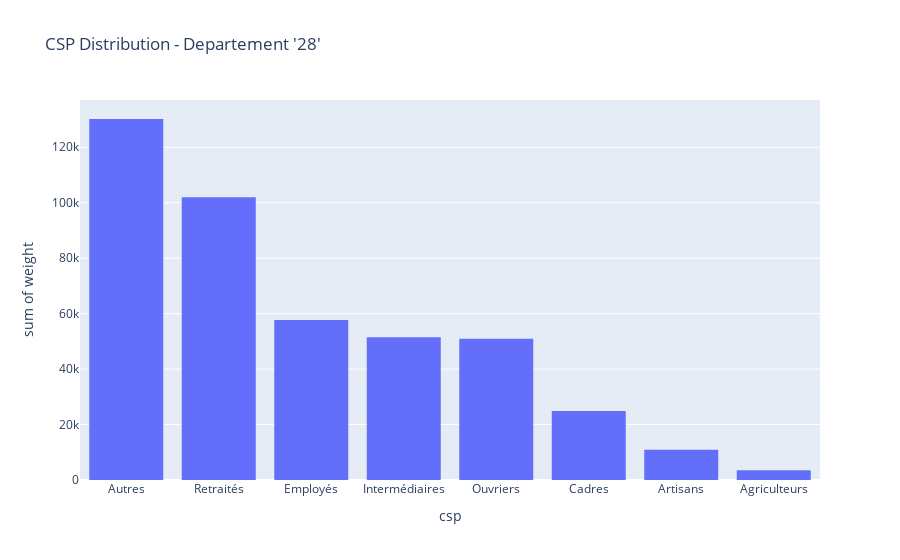
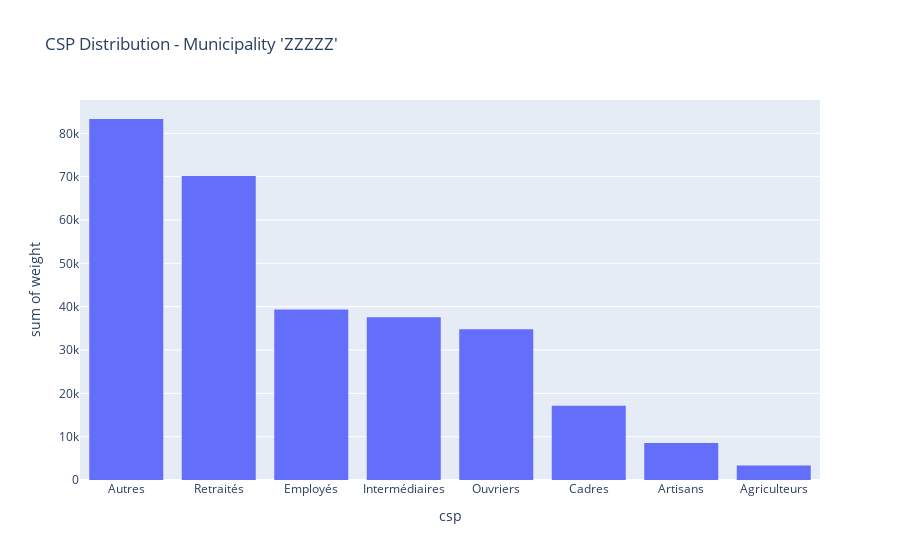
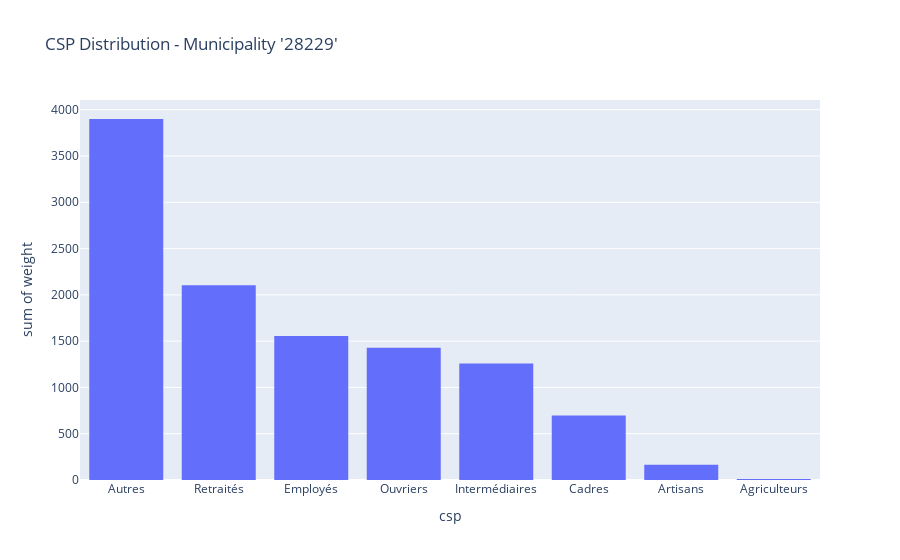
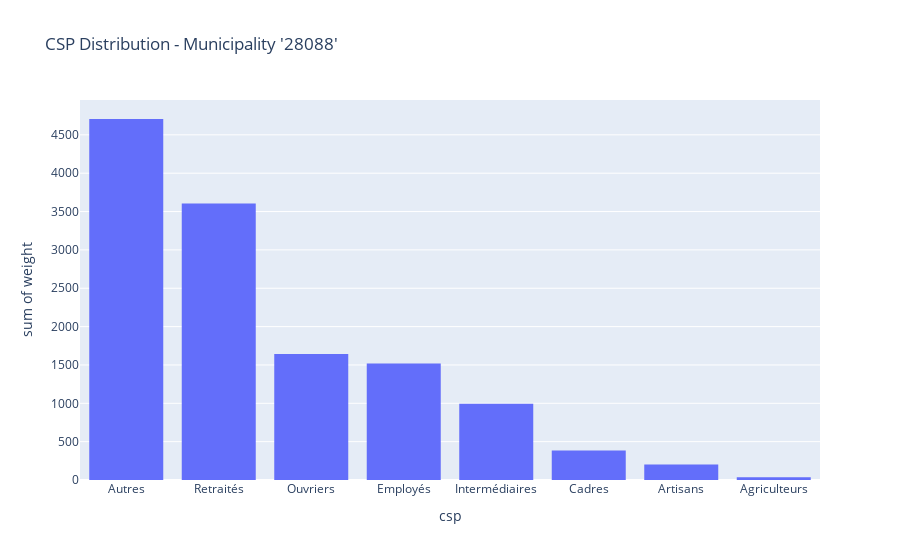

Notebook code for these charts, in order:
### Markdown cell above
### Plot the distribution of socio-professional categories of the overall study area and for at least three individual municipalities. Describe if you see differences between municipalities and the study area in general.

### Code cell
def plot_csp_distribution(df_census: pd.DataFrame, title: str = "CSP Distribution"):
    df_csp = df_census.groupby("csp")["weight"].sum().reset_index()

    df_csp["csp"] = df_csp["csp"].replace(
        {
            1: "Agriculteurs",
            2: "Artisans",
            3: "Cadres",
            4: "Intermédiaires",
            5: "Employés",
            6: "Ouvriers",
            7: "Retraités",
            8: "Autres",
        }
    )

    fig = px.histogram(df_csp, x="csp", y="weight", title=title).update_xaxes(
        categoryorder="total descending"
    )
    fig.show()


plot_csp_distribution(
    df_census,
    title="CSP Distribution - Departement '28'",
)
for municipality_id in df_census["municipality_id"].unique():
    plot_csp_distribution(
        df_census[df_census["municipality_id"] == municipality_id],
        title=f"CSP Distribution - Municipality '{municipality_id}'",
    )

### Figure 1 — Plotly figure (JSON) as saved in the notebook; plotly's stock layout.template omitted (floating-point values rounded to 4 significant figures)
{"data": [{"alignmentgroup": "True", "bingroup": "x", "histfunc": "sum", "hovertemplate": "csp=%{x}<br>sum of weight=%{y}<extra></extra>", "legendgroup": "", "marker": {"color": "#636efa", "pattern": {"shape": ""}}, "name": "", "offsetgroup": "", "orientation": "v", "showlegend": false, "type": "histogram", "x": ["Agriculteurs", "Artisans", "Cadres", "Intermédiaires", "Employés", "Ouvriers", "Retraités", "Autres"], "xaxis": "x", "y": [3531.0, 10940.0, 24920.0, 51450.0, 57710.0, 50980.0, 101900.0, 130200.0], "yaxis": "y"}], "layout": {"barmode": "relative", "legend": {"tracegroupgap": 0}, "title": {"text": "CSP Distribution - Departement '28'"}, "xaxis": {"anchor": "y", "categoryorder": "total descending", "domain": [0, 1], "title": {"text": "csp"}}, "yaxis": {"anchor": "x", "domain": [0, 1], "title": {"text": "sum of weight"}}}}

### Figure 2 — Plotly figure (JSON) as saved in the notebook; plotly's stock layout.template omitted (floating-point values rounded to 4 significant figures)
{"data": [{"alignmentgroup": "True", "bingroup": "x", "histfunc": "sum", "hovertemplate": "csp=%{x}<br>sum of weight=%{y}<extra></extra>", "legendgroup": "", "marker": {"color": "#636efa", "pattern": {"shape": ""}}, "name": "", "offsetgroup": "", "orientation": "v", "showlegend": false, "type": "histogram", "x": ["Agriculteurs", "Artisans", "Cadres", "Intermédiaires", "Employés", "Ouvriers", "Retraités", "Autres"], "xaxis": "x", "y": [3343.0, 8536.0, 17150.0, 37550.0, 39380.0, 34780.0, 70130.0, 83310.0], "yaxis": "y"}], "layout": {"barmode": "relative", "legend": {"tracegroupgap": 0}, "title": {"text": "CSP Distribution - Municipality 'ZZZZZ'"}, "xaxis": {"anchor": "y", "categoryorder": "total descending", "domain": [0, 1], "title": {"text": "csp"}}, "yaxis": {"anchor": "x", "domain": [0, 1], "title": {"text": "sum of weight"}}}}

### Figure 3 — Plotly figure (JSON) as saved in the notebook; plotly's stock layout.template omitted (floating-point values rounded to 4 significant figures)
{"data": [{"alignmentgroup": "True", "bingroup": "x", "histfunc": "sum", "hovertemplate": "csp=%{x}<br>sum of weight=%{y}<extra></extra>", "legendgroup": "", "marker": {"color": "#636efa", "pattern": {"shape": ""}}, "name": "", "offsetgroup": "", "orientation": "v", "showlegend": false, "type": "histogram", "x": ["Agriculteurs", "Artisans", "Cadres", "Intermédiaires", "Employés", "Ouvriers", "Retraités", "Autres"], "xaxis": "x", "y": [10.81, 164.4, 698.1, 1259.0, 1555.0, 1430.0, 2104.0, 3900.0], "yaxis": "y"}], "layout": {"barmode": "relative", "legend": {"tracegroupgap": 0}, "title": {"text": "CSP Distribution - Municipality '28229'"}, "xaxis": {"anchor": "y", "categoryorder": "total descending", "domain": [0, 1], "title": {"text": "csp"}}, "yaxis": {"anchor": "x", "domain": [0, 1], "title": {"text": "sum of weight"}}}}

### Figure 4 — Plotly figure (JSON) as saved in the notebook; plotly's stock layout.template omitted (floating-point values rounded to 4 significant figures)
{"data": [{"alignmentgroup": "True", "bingroup": "x", "histfunc": "sum", "hovertemplate": "csp=%{x}<br>sum of weight=%{y}<extra></extra>", "legendgroup": "", "marker": {"color": "#636efa", "pattern": {"shape": ""}}, "name": "", "offsetgroup": "", "orientation": "v", "showlegend": false, "type": "histogram", "x": ["Agriculteurs", "Artisans", "Cadres", "Intermédiaires", "Employés", "Ouvriers", "Retraités", "Autres"], "xaxis": "x", "y": [35.2, 200.8, 386.0, 994.7, 1519.0, 1641.0, 3604.0, 4707.0], "yaxis": "y"}], "layout": {"barmode": "relative", "legend": {"tracegroupgap": 0}, "title": {"text": "CSP Distribution - Municipality '28088'"}, "xaxis": {"anchor": "y", "categoryorder": "total descending", "domain": [0, 1], "title": {"text": "csp"}}, "yaxis": {"anchor": "x", "domain": [0, 1], "title": {"text": "sum of weight"}}}}
